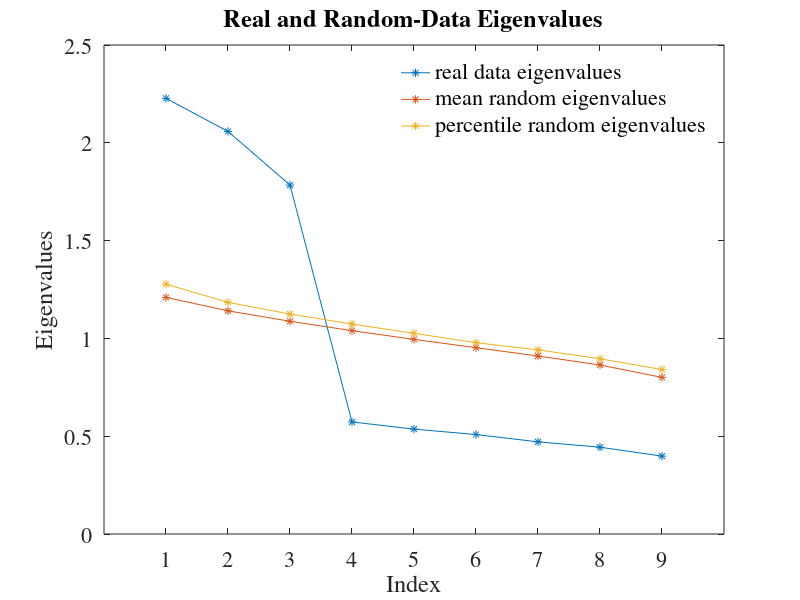

Source code (MATLAB):
clear; tic;

% Parallel Analysis Program For Raw Data and Data Permutations.

%  This program conducts parallel analyses on data files in which
%  the rows of the data matrix are cases/individuals and the
%  columns are variables; There can be no missing values;

%  You must also specify:
%   -- the # of parallel data sets for the analyses;
%   -- the desired percentile of the distribution of random
%      data eigenvalues;
%   -- whether principal components analyses or principal axis/common
%      factor analysis are to be conducted, and
%   -- whether normally distributed random data generation or 
%      permutations of the raw data set are to be used in the
%      parallel analyses;

%  WARNING: Permutations of the raw data set are time consuming;
%  Each parallel data set is based on column-wise random shufflings
%  of the values in the raw data matrix using Castellan's (1992, 
%  BRMIC, 24, 72-77) algorithm; The distributions of the original 
%  raw variables are exactly preserved in the shuffled versions used
%  in the parallel analyses; Permutations of the raw data set are
%  thus highly accurate and most relevant, especially in cases where
%  the raw data are not normally distributed or when they do not meet
%  the assumption of multivariate normality (see Longman & Holden,
%  1992, BRMIC, 24, 493, for a Fortran version); If you would
%  like to go this route, it is perhaps best to (1) first run a 
%  normally distributed random data generation parallel analysis to
%  familiarize yourself with the program and to get a ballpark
%  reference point for the number of factors/components;
%  (2) then run a permutations of the raw data parallel analysis
%  using a small number of datasets (e.g., 10), just to see how long
%  the program takes to run; then (3) run a permutations of the raw
%  data parallel analysis using the number of parallel data sets that
%  you would like use for your final analyses; 1000 datasets are 
%  usually sufficient, although more datasets should be used
%  if there are close calls.


% The "load" command can be used to read a raw data file

% The raw data matrix must be named "raw"


%  These next commands generate artificial raw data 
%  (50 cases) that can be used for a trial-run of
%  the program, instead of using your own raw data; 
%  Just run this whole file; However, make sure to
%  delete these commands before attempting to run your own data.

% Start of artificial data commands.
com = randn(500,3);
raw = randn(500,9);
raw(:,1:3) = raw(:,1:3) + [ com(:,1) com(:,1) com(:,1) ];
raw(:,4:6) = raw(:,4:6) + [ com(:,2) com(:,2) com(:,2) ];
raw(:,7:9) = raw(:,7:9) + [ com(:,3) com(:,3) com(:,3) ];
% End of artificial data commands.


ndatsets  = 100  ; % Enter the desired number of parallel data sets here

percent   = 95  ; % Enter the desired percentile here

% Specify the desired kind of parellel analysis, where:
% 1 = principal components analysis
% 2 = principal axis / common factor analysis
kind = 1 ;

% Enter either
%  1 for normally distributed random data generation parallel analysis, or
%  2 for permutations of the raw data set (more time consuming).
randtype = 2 ;

%the next command can be used to set the state of the random # generator
randn('state',1953125)

%%%%%%%%%%%%%%% End of user specifications %%%%%%%%%%%%%%%


[ncases,nvars] = size(raw);

% principal components analysis & random normal data generation
if (kind == 1 & randtype == 1)
realeval = flipud(sort(eig(corrcoef(raw))));
for nds = 1:ndatsets; evals(:,nds) = eig(corrcoef(randn(ncases,nvars)));end
end

% principal components analysis & raw data permutation
if (kind == 1 & randtype == 2)
realeval = flipud(sort(eig(corrcoef(raw))));
for nds = 1:ndatsets; 
x = raw;
for lupec = 2:nvars;
    col = x(randperm(ncases),lupec);
    x(:,lupec) = col;
%for luper = 1:(ncases -1);
%k = fix( (ncases - luper + 1) * rand(1) + 1 )  + luper - 1;
%d = x(luper,lupec);
%x(luper,lupec) = x(k,lupec);
%x(k,lupec) = d;end;end;
end
evals(:,nds) = eig(corrcoef(x));end;end

% PAF/common factor analysis & random normal data generation
if (kind == 2 & randtype == 1)
r = corrcoef(raw);
smc = 1 - (1 ./ diag(inv(r)));
for ii=1:size(r,1);r(ii,ii) = smc(ii,1);end;
realeval = flipud(sort(eig(r)));
for nds = 1:ndatsets; 
r = corrcoef(randn(ncases,nvars));
smc = 1 - (1 ./ diag(inv(r)));
for ii=1:size(r,1);r(ii,ii) = smc(ii,1);end;
evals(:,nds) = eig(r);
end;end

% PAF/common factor analysis & raw data permutation
if (kind == 2 & randtype == 2)
r = corrcoef(raw);
smc = 1 - (1 ./ diag(inv(r)));
for ii=1:size(r,1);r(ii,ii) = smc(ii,1);end;
realeval = flipud(sort(eig(r)));
for nds = 1:ndatsets; 
x = raw;
for lupec = 1:nvars;
for luper = 1:(ncases -1);
k = fix( (ncases - luper + 1) * rand(1) + 1 )  + luper - 1;
d = x(luper,lupec);
x(luper,lupec) = x(k,lupec);
x(k,lupec) = d;end;end;
r = corrcoef(x);
smc = 1 - (1 ./ diag(inv(r)));
for ii=1:size(r,1);r(ii,ii) = smc(ii,1);end;
evals(:,nds) = eig(r);
end;end


evals = flipud(sort(evals,1));
means = (mean(evals,2));   % mean eigenvalues for each position.
evals = sort(evals,2);     % sorting the eigenvalues for each position.
percentiles = (evals(:,round((percent*ndatsets)/100)));  % percentiles.
pvals = sum(evals>(realeval*ones(1,ndatsets)),2)/ndatsets; % p-values of observed random eigenvalues greater than real eigenvalues

format short
disp([' ']);disp(['PARALLEL ANALYSIS ']); disp([' '])
if (kind == 1 & randtype == 1);
disp(['Principal Components Analysis & Random Normal Data Generation' ]);disp([' ']);end
if (kind == 1 & randtype == 2);
disp(['Principal Components Analysis & Raw Data Permutation' ]);disp([' ']);end
if (kind == 2 & randtype == 1);
disp(['PAF/Common Factor Analysis & Random Normal Data Generation' ]);disp([' ']);end
if (kind == 2 & randtype == 2);
disp(['PAF/Common Factor Analysis & Raw Data Permutation' ]);disp([' ']);end
disp(['Variables  = ' num2str(nvars) ]);
disp(['Cases      = ' num2str(ncases) ]);
disp(['Datsets    = ' num2str(ndatsets) ]);
disp(['Percentile = ' num2str(percent) ]); disp([' '])
disp(['Raw Data Eigenvalues, & Mean & Percentile Random Data Eigenvalues']);disp([' '])
disp(['      Root   Raw Data   P-values    Means   Percentiles' ])
disp([(1:nvars).'  realeval  pvals means  percentiles]);

if kind == 2;
disp(['Warning: Parallel analyses of adjusted correlation matrices' ]);
disp(['e.g., with SMCs on the diagonal, tend to indicate more factors' ]);
disp(['than warranted (Buja, A., & Eyuboglu, N., 1992, Remarks on parallel' ]);
disp(['analysis. Multivariate Behavioral Research, 27, 509-540).' ]);
disp(['The eigenvalues for trivial, negligible factors in the real' ]);
disp(['data commonly surpass corresponding random data eigenvalues' ]);
disp(['for the same roots. The eigenvalues from parallel analyses' ]);
disp(['can be used to determine the real data eigenvalues that are' ]);
disp(['beyond chance, but additional procedures should then be used' ]);
disp(['to trim trivial factors.' ]);disp([' ' ]);
disp(['Principal components eigenvalues are often used to determine' ]);
disp(['the number of common factors. This is the default in most' ]);
disp(['statistical software packages, and it is the primary practice' ]);
disp(['in the literature. It is also the method used by many factor' ]);
disp(['analysis experts, including Cattell, who often examined' ]);
disp(['principal components eigenvalues in his scree plots to determine' ]);
disp(['the number of common factors. But others believe this common' ]);
disp(['practice is wrong. Principal components eigenvalues are based' ]);
disp(['on all of the variance in correlation matrices, including both' ]);
disp(['the variance that is shared among variables and the variances' ]);
disp(['that are unique to the variables. In contrast, principal' ]);
disp(['axis eigenvalues are based solely on the shared variance' ]);
disp(['among the variables. The two procedures are qualitatively' ]);
disp(['different. Some therefore claim that the eigenvalues from one' ]);
disp(['extraction method should not be used to determine' ]);
disp(['the number of factors for the other extraction method.' ]);
disp(['The issue remains neglected and unsettled.' ]);disp([' ']);disp([' ']);end

plot ( (1:nvars).',[realeval means  percentiles],'-*')
xlabel('Index'); ylabel('Eigenvalues'); title ('Real and Random-Data Eigenvalues')
set(get(gca,'YLabel'),'Rotation',90.0) % for the rotation of the YLabel
set(gca,'XTick', 1:nvars)
set(gca,'FontName','Times', 'FontSize',16, 'fontweight', 'normal' );
legend('real data eigenvalues','mean random eigenvalues','percentile random eigenvalues'); legend boxoff; 
textobj = findobj('type', 'text'); set(textobj, 'fontunits', 'points'); 
set(textobj,'FontName','Times', 'fontsize', 16); set(textobj, 'fontweight', 'normal');





disp(['time for this problem = ', num2str(toc) ]); disp([' '])


 

